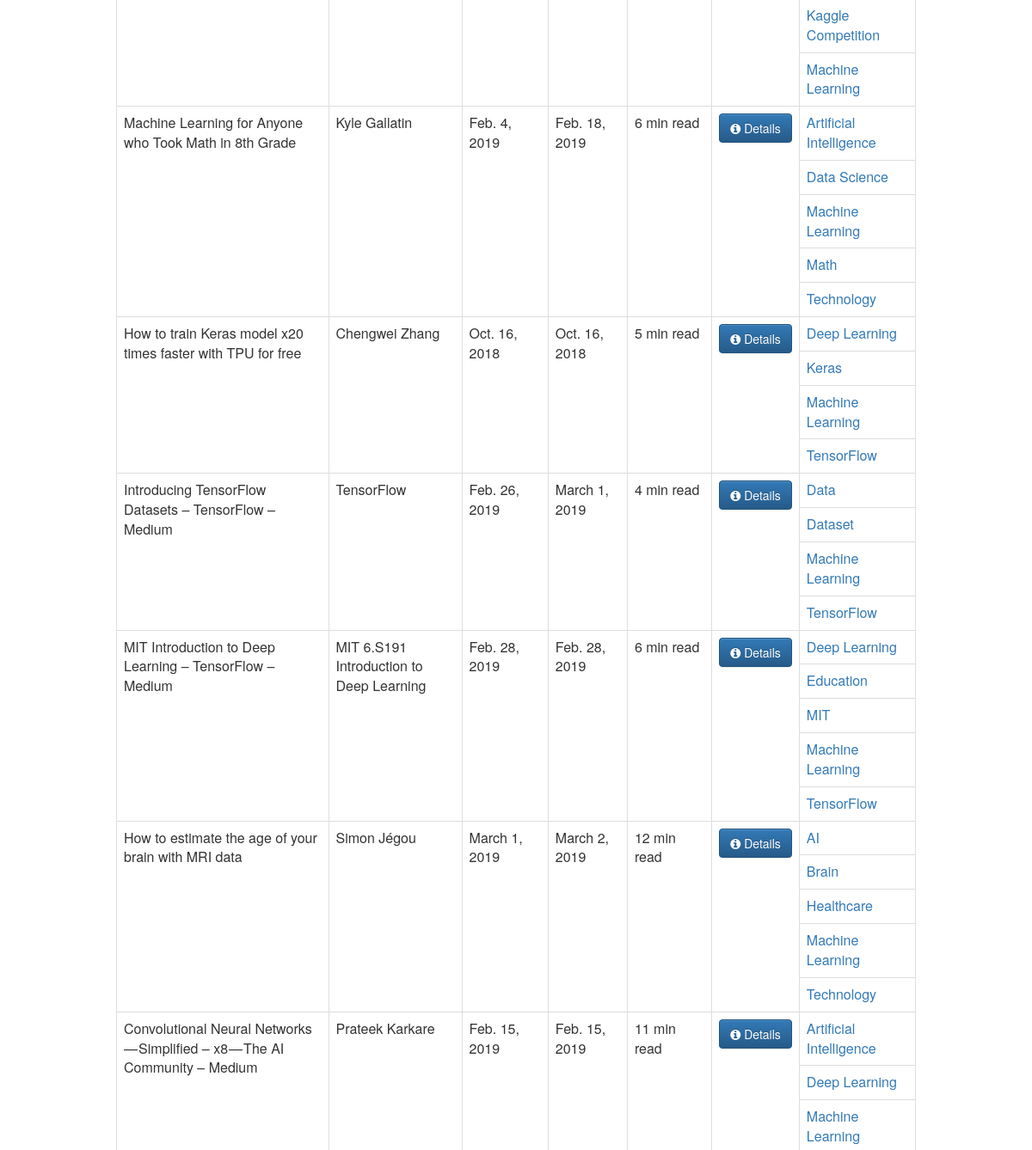
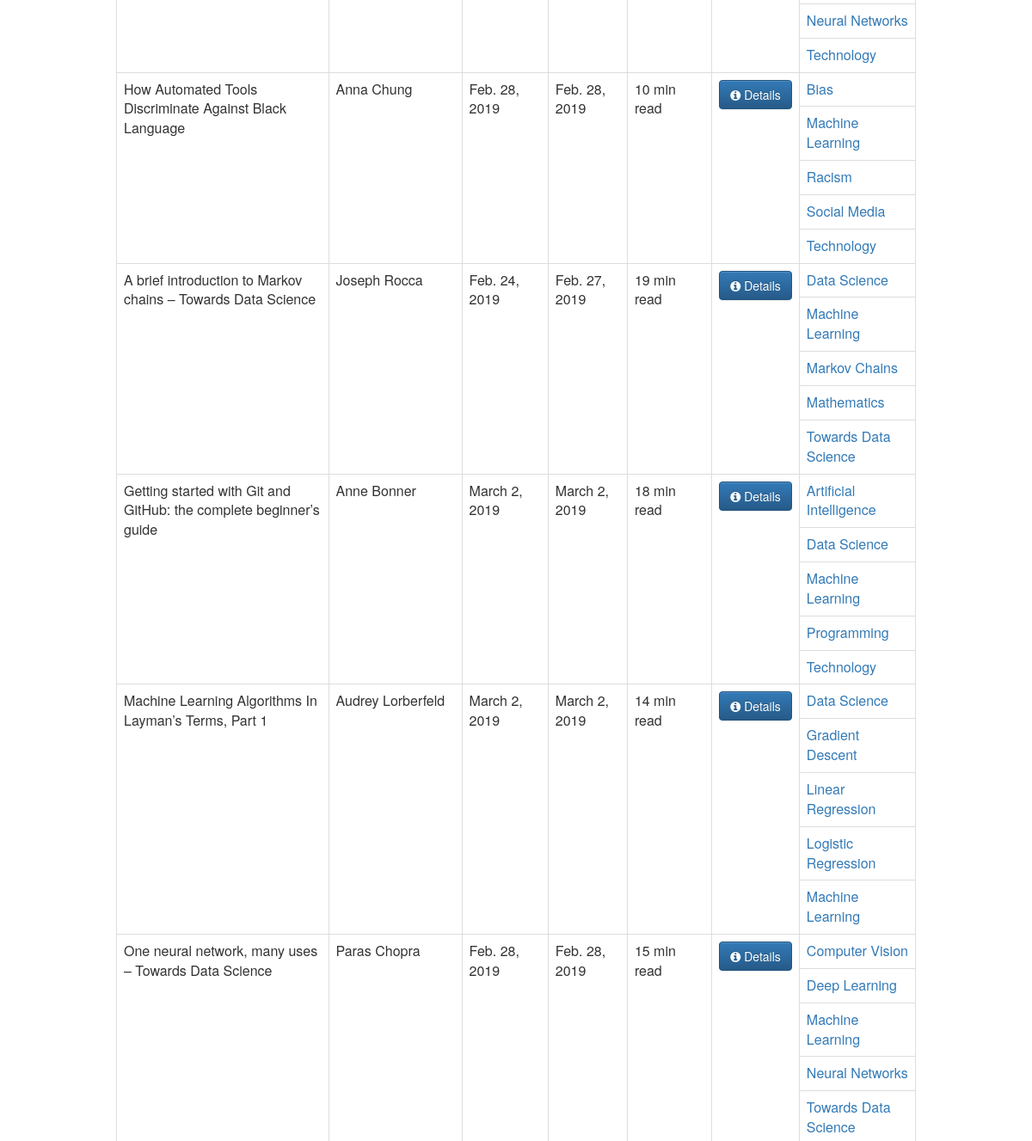
/tag/machine learning (middle part), run on an earlier commit of the app's database (2 pictures, top to bottom).
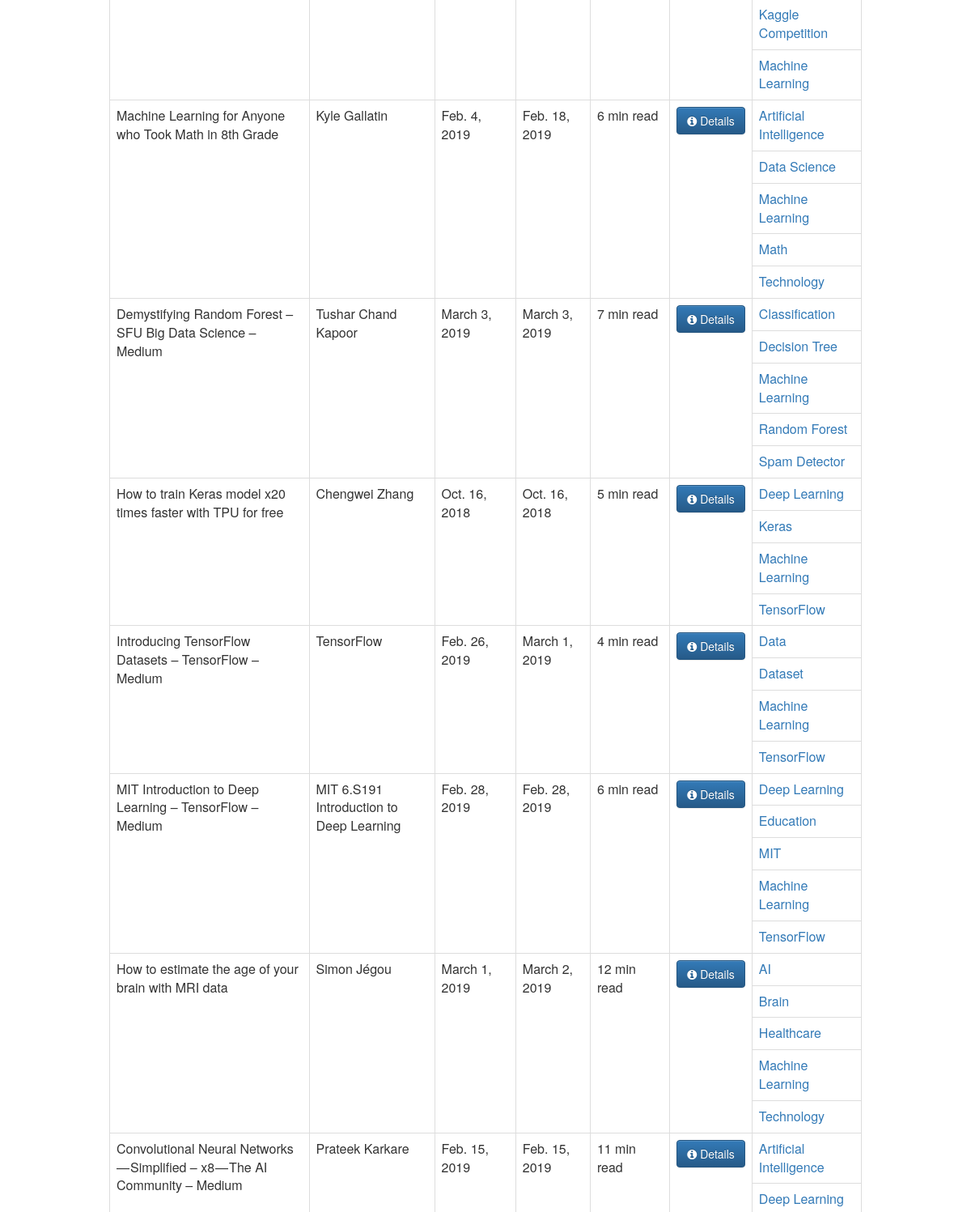
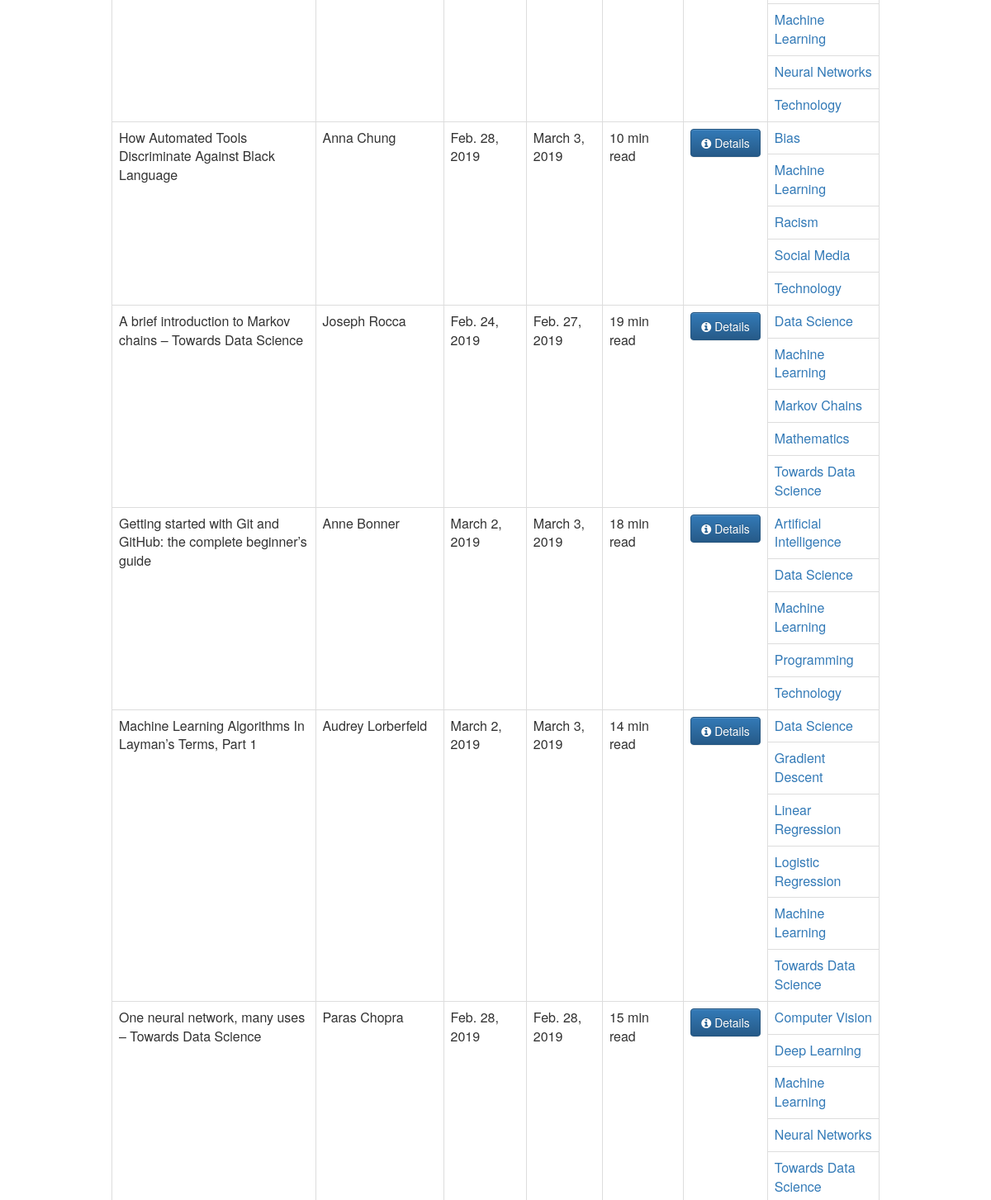
And on a later commit of the database (2 pictures, top to bottom).
### MediumCrawler/models.py (models this page shows)
class BlogTag(models.Model):
    tag_name = models.CharField(max_length = 100, primary_key = True)

class Blog(models.Model):
    blog_url = models.CharField(max_length = 500, primary_key = True)
    blog_author = models.CharField(max_length = 100)
    blog_title = models.TextField()
    blog_published_on = models.DateField()
    blog_modified_on = models.DateField()
    blog_read_duration = models.CharField(max_length = 20)
    blog_tags = models.ManyToManyField(BlogTag)

### MediumCrawler/views.py (the view)
# urls.py: path("tag/<str:pk>", views.tag_page, name = "tag_page"),
def tag_page(request, pk):
    context = {}
    try:
        context["tag_data"] = AccessedTag.objects.get(tag_name = pk)
    except AccessedTag.DoesNotExist:
        return redirect("home_page")
    return render(request, "MediumCrawler/tag_page.html", context)

### MediumCrawler/templates/MediumCrawler/tag_page.html (shortened to what this page needs)
{% extends "MediumCrawler/base.html" %}
{% block content %}
    <div id="main">
    {% if tag_data.blogs.count > 0 %}
        <table class="table table-bordered">
            {% for blog in tag_data.blogs.all %}
                <tr>
                    <td rowspan =  {{ blog.blog_tags.count|add:"1" }}>{{ blog.blog_title }}</td>
                    <td rowspan =  {{ blog.blog_tags.count|add:"1" }}>{{ blog.blog_author }}</td>
                    <td rowspan =  {{ blog.blog_tags.count|add:"1" }}>{{ blog.blog_published_on }}</td>
                    <td rowspan =  {{ blog.blog_tags.count|add:"1" }}>{{ blog.blog_modified_on }}</td>
                    <td rowspan =  {{ blog.blog_tags.count|add:"1" }}>{{ blog.blog_read_duration }}</td>
                    <td rowspan =  {{ blog.blog_tags.count|add:"1" }}>
                        <a href =  {{ blog.blog_url }}>
                            <button type="button" class="btn btn-primary">
                                <i class="fa fa-info-circle" aria-hidden="true"></i> Details
                            </button>
                        </a>
                    </td>
                </tr>
                {% for tag in blog.blog_tags.all %}
                    <tr>
                        <td>
                            <a href="{% url 'tag_page' pk=tag.tag_name %}">
                                {{ tag.tag_name }}
                            </a>
                        </td>
                    </tr>
                {% endfor %}
            {% endfor %}
        </table>
    {% else %}
        <h4 style="text-align: center;">No blogs found.</h4>
    {% endif %}
    </div>
{% endblock %}

What changed in the data, as far as the page shows it:
added Blog: blog_title "Demystifying Random Forest – SFU Big Data Science – Medium", blog_author "Tushar Chand Kapoor", blog_published_on "March 3, 2019", blog_modified_on "March 3, 2019", blog_read_duration "7 min read", BlogTag (tag_name "Machine Learning")
added BlogTag: tag_name "Classification", shown under "Demystifying Random Forest – SFU Big Data Science – Medium"
added BlogTag: tag_name "Decision Tree", shown under "Demystifying Random Forest – SFU Big Data Science – Medium"
added BlogTag: tag_name "Random Forest", shown under "Demystifying Random Forest – SFU Big Data Science – Medium"
added BlogTag: tag_name "Spam Detector", shown under "Demystifying Random Forest – SFU Big Data Science – Medium"
changed Blog "How Automated Tools Discriminate Against Black Language": blog_modified_on "Feb. 28, 2019" → "March 3, 2019"
changed Blog "Getting started with Git and GitHub: the complete beginner’s guide": blog_modified_on "March 2, 2019" → "March 3, 2019"
changed Blog "Machine Learning Algorithms In Layman’s Terms, Part 1": blog_modified_on "March 2, 2019" → "March 3, 2019"; gains BlogTag (tag_name "Towards Data Science")
